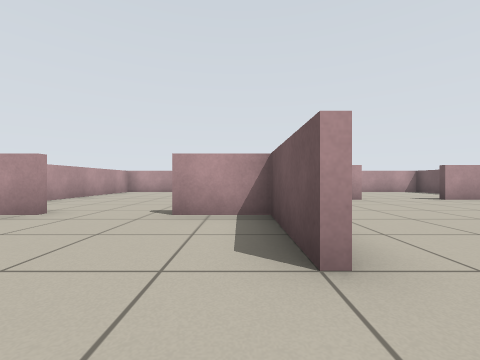
[1] (above)

22 first-person views from a walk through a Stage world. The camera is 0.57 m above the floor, looks level and sees 90° across. Floor lines are 1 m apart. The floor is counted in squares, 1 m on a side. Each view is taken from the middle of a square. On the plan, view 1 faces up. The plan holds only what a view shows up to about 9 squares ahead; the rest is blank. The robots in the file are not drawn.

[2]
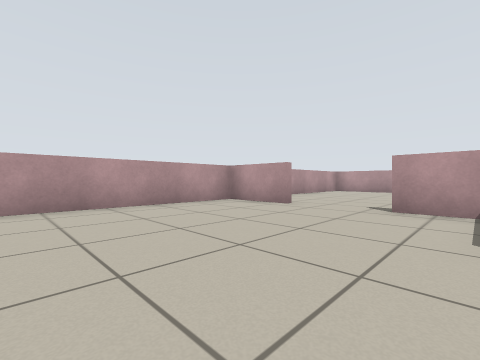

[3]
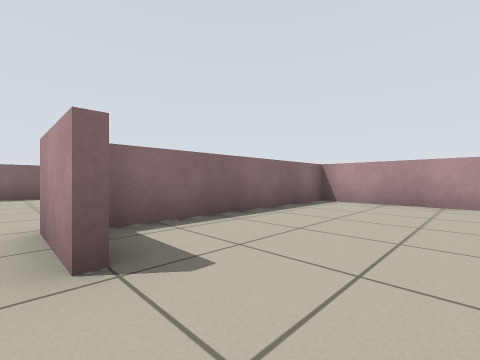

[4]
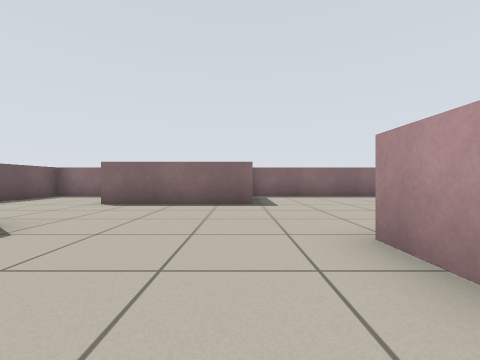

[5]
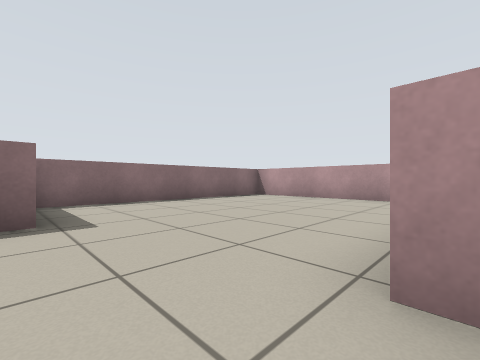

[6]
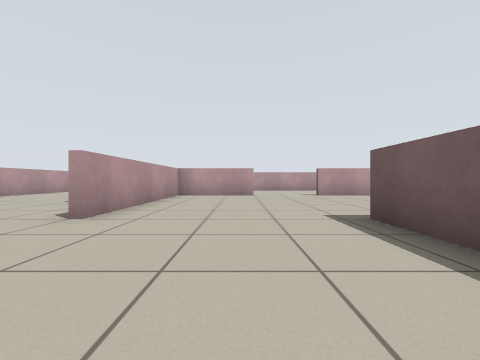

[7]
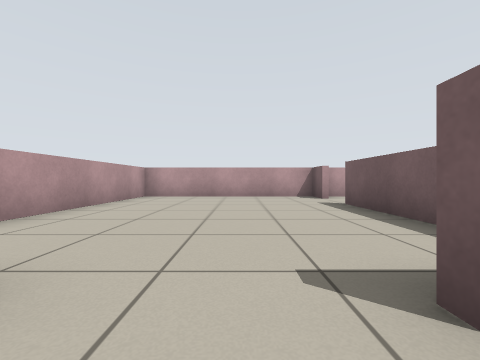

[8]
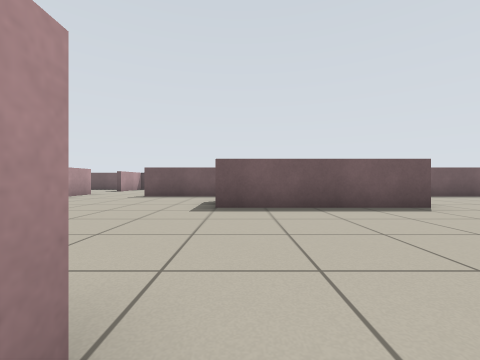

[9]
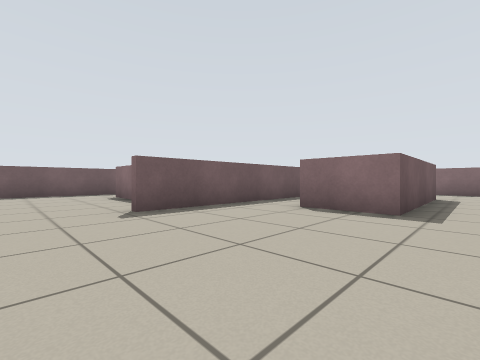

[10]
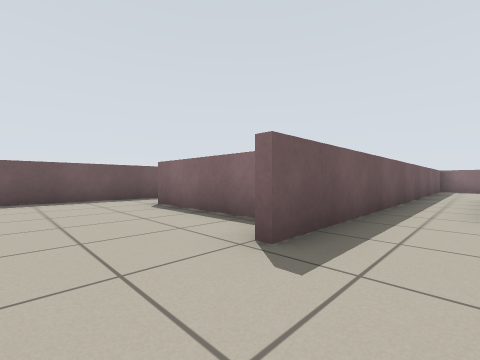

[11]
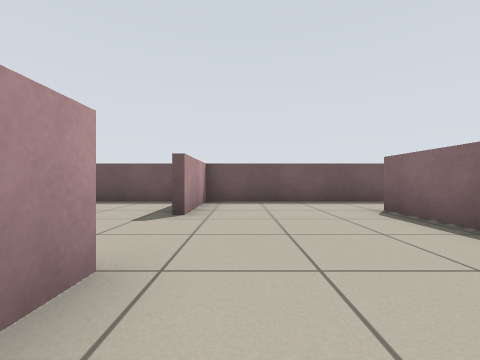

[12]
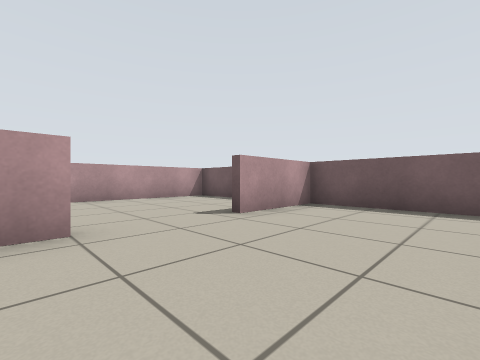

[13]
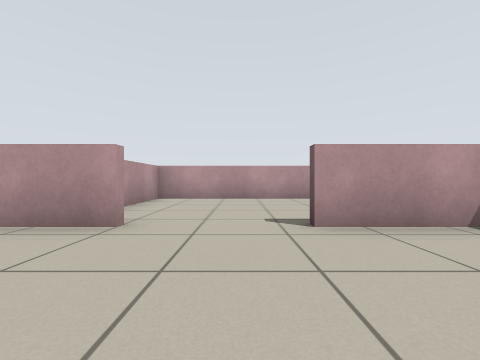

[14]
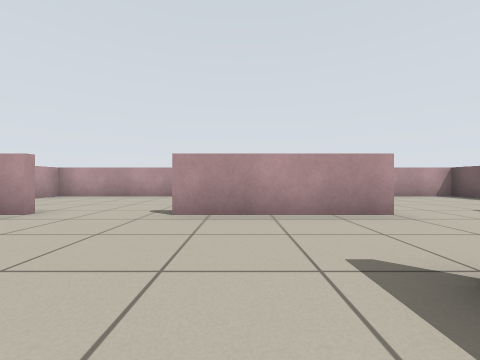

[15]
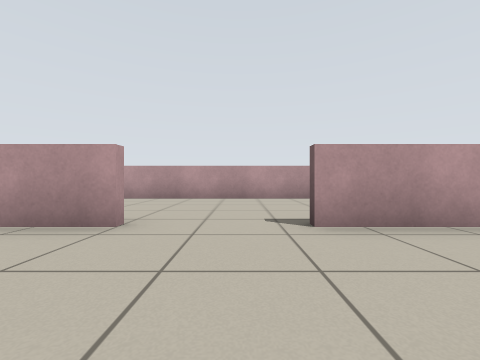

[16]
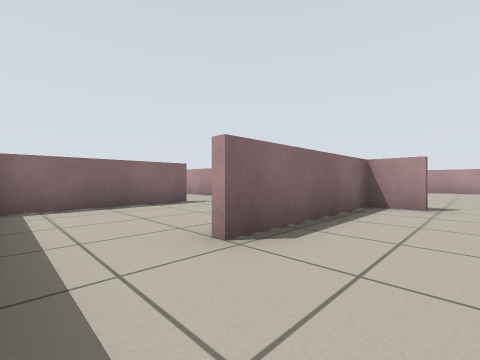

[17]
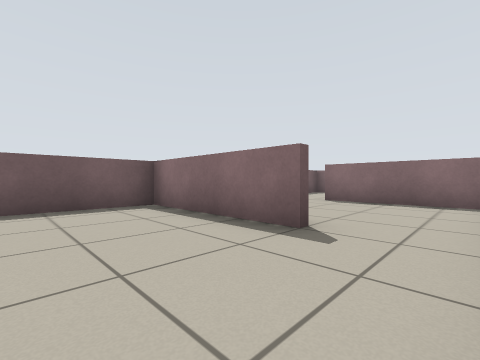

[18]
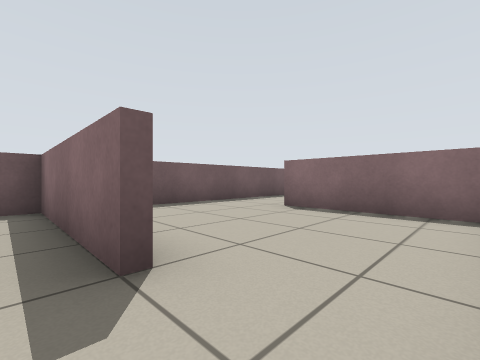

[19]
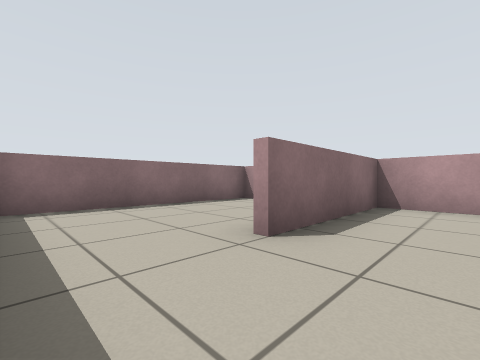

[20]
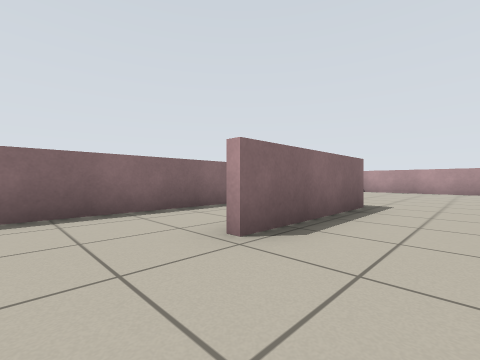

[21]
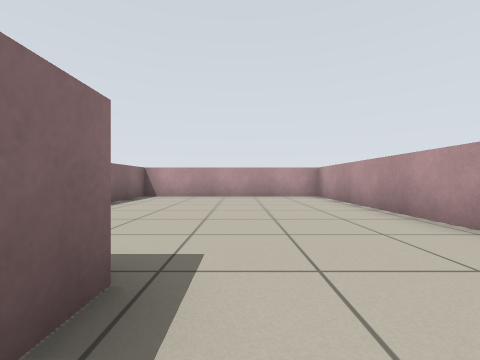

[22]
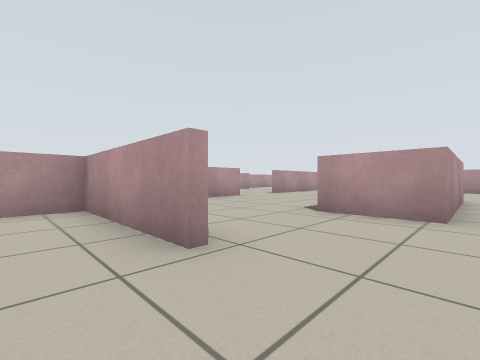

### Floor plan
Points are (right, up) in squares from view 1. A wall is a line through its corners. A room is listed if a view was taken in it or the views show most of it. See-through windows are left out.
Room 1 (views 1, 2, 3, 7, 8)
walls: (0.5, 1.5) (0.5, 3.9) (-1.1, 3.9); (-3.2, 3.9) (-5.3, 3.9) (-5.3, -2.1) (0.1, -2.1)
ways out: opening at (1, 0.5) to room 2; opening at (-2.5, 4) to room 7
Room 2 (views 4, 5, 6, 9, 10, 11, 12, 13, 14, 15, 16, 21)
walls: (0.7, -0.6) (0.7, -2.4); (4.9, -2.9) (4.9, 1.5) (6.7, 1.5) (6.7, -2.9); (0.4, -2.3) (-5.3, -2.3) (-5.3, -8.3) (1.6, -8.3); (1.6, -5.7) (4.5, -5.7); (8.3, -3.6) (8.3, 4.4); (3.6, 6.9) (0.7, 6.9) (0.7, 1.5); (8.5, 4.4) (8.5, 3.3) (12.5, 3.3); (9.5, 6.9) (5.9, 6.9); (14.3, 3.4) (14.3, 6.9) (11.9, 6.9)
ways out: opening at (1, 0.5) to room 1; opening at (13.5, 3) to room 3; opening at (5, -4.5) to room 5; opening at (7, -4) to room 5; opening at (4.5, 7) to room 8; opening at (10.5, 7) to room 9
Room 3 (views 17, 18)
walls: (10.5, -0.5) (14.3, -0.5) (14.3, 3.4)
ways out: opening at (13.5, 3) to room 2; opening at (9.5, -1) to room 4
Room 4 (view 19)
walls: (14.3, -5.6) (14.3, -2.4); (8.5, -1.9) (8.5, -4.5) (12.1, -4.5)
ways out: opening at (9.5, -1) to room 3; opening at (13.5, -5) to room 10
Room 5 (view 20)
walls: (4.5, -5.7) (5.4, -5.7); (6.7, -2.9) (4.9, -2.9); (8.3, -6.6) (8.3, -3.6)
ways out: opening at (5, -4.5) to room 2; opening at (7, -4) to room 2; opening at (6.5, -6) to room 6
Room 6 (view 22)
walls: (5.4, -5.9) (1.9, -5.9) (1.9, -7); (3.1, -8.3) (8.3, -8.3) (8.3, -6.6)
ways out: opening at (6.5, -6) to room 5
Room 7 (no view inside)
walls: (0.5, 6) (0.5, 8.8); (0.5, 10.2) (0.5, 11.2); (0.4, 11.3) (-5.3, 11.3) (-5.3, 6.2)
ways out: opening at (-2.5, 4) to room 1; opening at (1, 9.5) to room 8
Room 8 (no view inside)
walls: (7.1, 11.3) (0.4, 11.3); (0.7, 11.4) (0.7, 10.4)
ways out: opening at (4.5, 7) to room 2; opening at (1, 9.5) to room 7
Room 9 (no view inside)
walls: (14.3, 7.8) (14.3, 11.3) (8.5, 11.3) (8.5, 9.1)
ways out: opening at (10.5, 7) to room 2
Room 10 (no view inside)
walls: (8.5, -7.9) (8.5, -8.3) (14, -8.3); (14.3, -7.5) (14.3, -5.6)
ways out: opening at (13.5, -5) to room 4

Positions as (right, up) in squares from view 1, and headings:
1: (0, 0), facing up
2: (0, -1), facing up-left
3: (1, 1), facing down-left
4: (2, 0), facing down
5: (2, -2), facing down-left
6: (3, -2), facing up
7: (-2, 3), facing up
8: (0, 1), facing right
9: (4, 6), facing down-right
10: (7, 6), facing down-right
11: (8, 6), facing right
12: (9, 4), facing up-right
13: (11, 4), facing up
14: (7, 3), facing up
15: (5, 4), facing up
16: (14, 5), facing down-left
17: (9, 2), facing down-right
18: (9, 0), facing down-right
19: (14, -3), facing down-left
20: (7, -4), facing down-left
21: (3, -5), facing left
22: (7, -7), facing up-left
